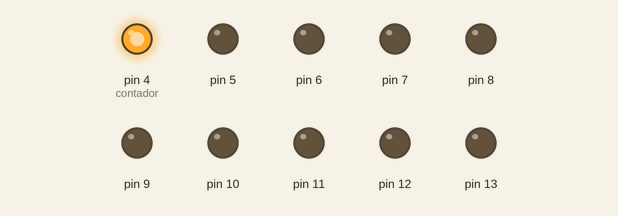
Recording of a sketch running on a simulated Arduino Uno, built with avr-gcc and run on an emulated ATmega328P. On the bench: output pins drawn as LEDs (lit = HIGH).

Above: at 0.02 s.
At 0.32 s:
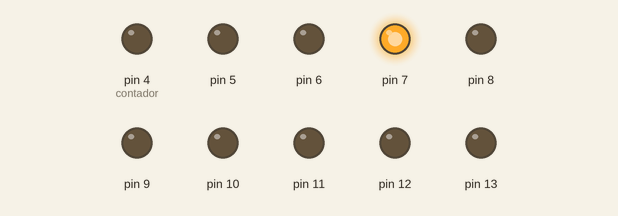
At 0.72 s:
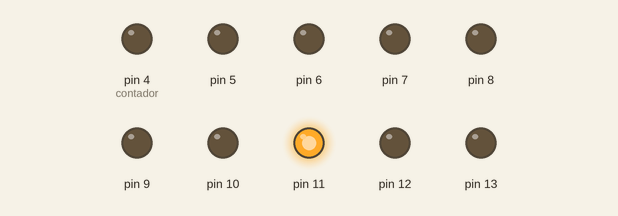
At 1.47 s:
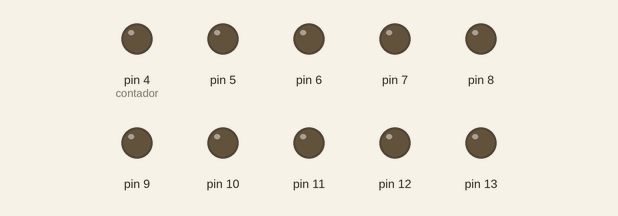
At 2.22 s:
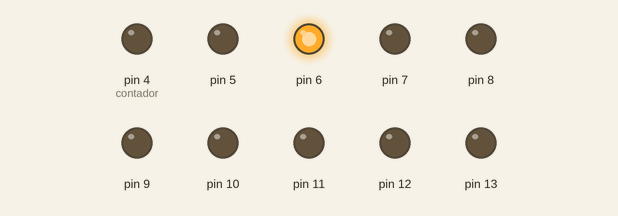
At 2.92 s:
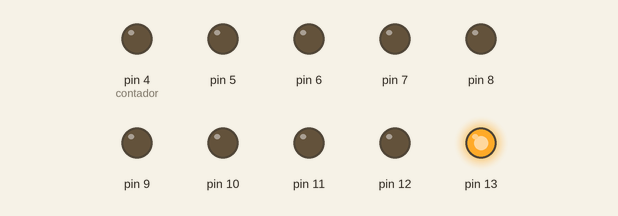
Timing chart, 0 to 3.2 s (numbered marks = the images above):
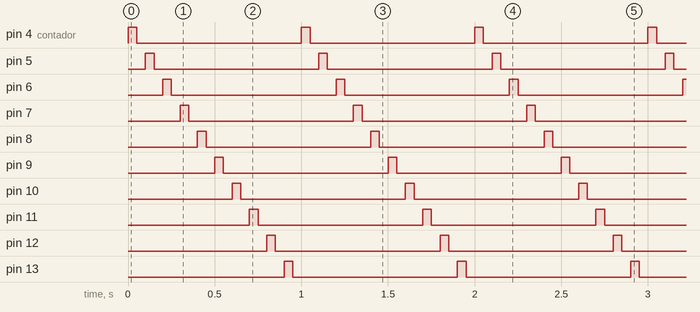

Measured:
- by itself, pin 4 (contador), pin 5–13: alternates HIGH for 0.05 s and LOW for 0.95 s
- by itself, everything shown: repeats every 1.0 s, in 20 steps

The sketch:

cocheFantasticoUnaDireccion.ino
```cpp
#define primerLed 4
#define ultimoLed 13

void setup()
{

  for (int pin=primerLed;pin<=ultimoLed;pin++)

      {pinMode(pin,OUTPUT);}

}


int contador=primerLed;

void loop()

{

  digitalWrite(contador,HIGH);
  delay(50);
  digitalWrite(contador,LOW);
  delay(50);


  if(contador>=ultimoLed)
  {contador=primerLed;}
  else
  {contador=contador+1;}


}
```
